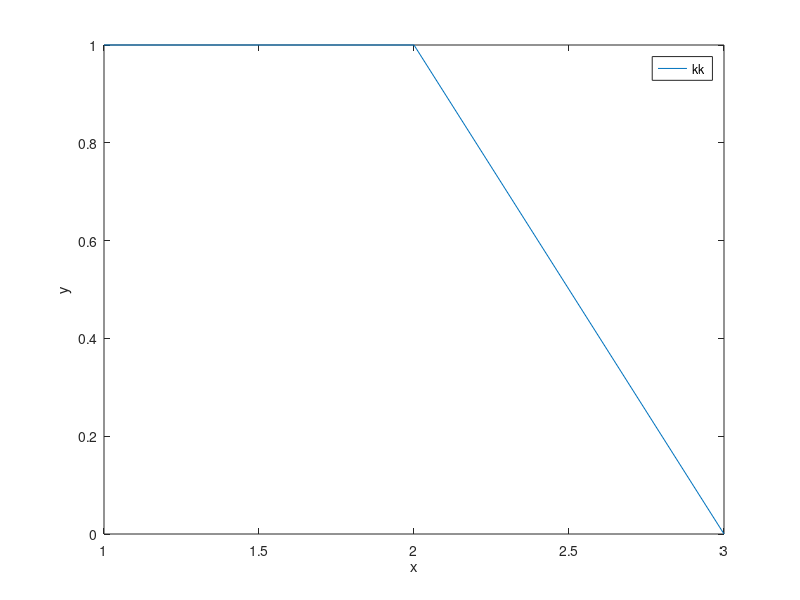

The MATLAB source for this figure:
clc;

v = [ 1; 1; 0 ];
w = [ 0; 1; 1 ];
v1 = [ 2; 3; 1 ];
v2 = [ 5; 7; 2 ];
v3 = [ pi; 2 * pi; pi ];

plot( v );
hold on;
% plot( w );
% hold on;
% plot( v1 );
% hold on;
% plot( v2 );
% hold on;
% plot( v3 );
% hold on;

% m = [ 1 ; 1 ]
% n = [ 2 ; 3 ]
% kk = 3 * v + 5 * w
% quiver( 0, 0, kk( 1 ), kk( 2), 1 );
% 
% kk_x = sprintf('%f', kk( 1 ) );
% kk_y = sprintf('%f', kk( 2 ) );
% test_kk = sprintf('%s%s%s%s%s', '3m + 5n', '  ( ', kk_x, ', ', kk_y, ' )');
% text( kk( 1 ) / 2, kk( 2 ) / 2, test_kk ); 
% hold on
% 
% w = [ -1 ; 2 ]
% v = [ 4 ; 2 ]
% v + w
% 
% 
% quiver( 0, 0, -1, 2, 1)
% text( -0.5, 1, '  w = ( -1, 2 ) ' );
% 
% hold on
% quiver( 0, 0, 4, 2, 1 )
% text( 2, 1, '  v = ( 4, 2 ) ');
% hold on
% quiver( 0, 0, 3, 4, 1 )
% text( 1.5, 2, '  ( v + w ) = ( 3, 4 )');
% % text( 1.5, 2, '\fontsize{18} ( v + w ) = ( 3, 4 )');
% hold on
% quiver( 0, 0, 5, 0, 1 )
% text( 2.5, 0.1, '  ( v + ( -w ) ) = ( 5, 0 )');
% 
% hold on
% quiver( 4, 2, -1, 2, 1, '--' )
% text( 3.5, 3, '  w ');
% 
% hold on
% quiver( -1, 2, 4, 2, 1, '--' )
% text( 1, 3, '  v ');
% hold on
% quiver( 0, 0, 1, -2, 1, '--' )
% text( 0.5, -1, '  -w ');
% hold on 
% quiver( 4, 2, 1, -2, 1, '--' )
% text( 4.5, 1, '  -w ');
% hold on
% quiver( 1, -2, 4, 2, 1, '--' )
% text( 3, -1, '  v ');

%title({'Figure 1.1: Vector addition v + w = ( 3, 4 ) produces the diagonal of a parallelogram.';...
%    'The reverse of w is -w. The linear combination on the right is v - w = ( 5, 0 ).'},'FontSize',12);
xlabel('x'); ylabel('y');
legend('kk', ' w ', ' v ', ' v + w ', ' v + ( -w ) ', ' w ', ' v ', ' -w ', ' -w ', ' v ' )  
%legend(' w ', ' v ', ' v + w ', ' v + ( -w ) ', ' w ', ' v ', ' -w ', ' -w ', ' v ' )  
  

% t=[0,2,4,6,8];
% y1=[0,0.075,0.135,0.1875,0.255];
% y2=[0,0.0625,0.125,0.25,0.5];
% y3=[0,0.0125,0.025,0.05,0.1];
% y4=[0.01,0.01,0.01,0.01,0.01];
% subplot(2,2,1),plot(t,y1),title('line1');
% subplot(2,2,2),plot(t,y2),title('line2');
% subplot(2,2,3),plot(t,y3),title('line3');
% subplot(2,2,4),plot(t,y4),title('line4');

% 
% x=[0 0 0 0];
% y=x;
% u=[1 -1 0 0];
% v=[0 0 1 -1];
% quiver(x,y,u,v)